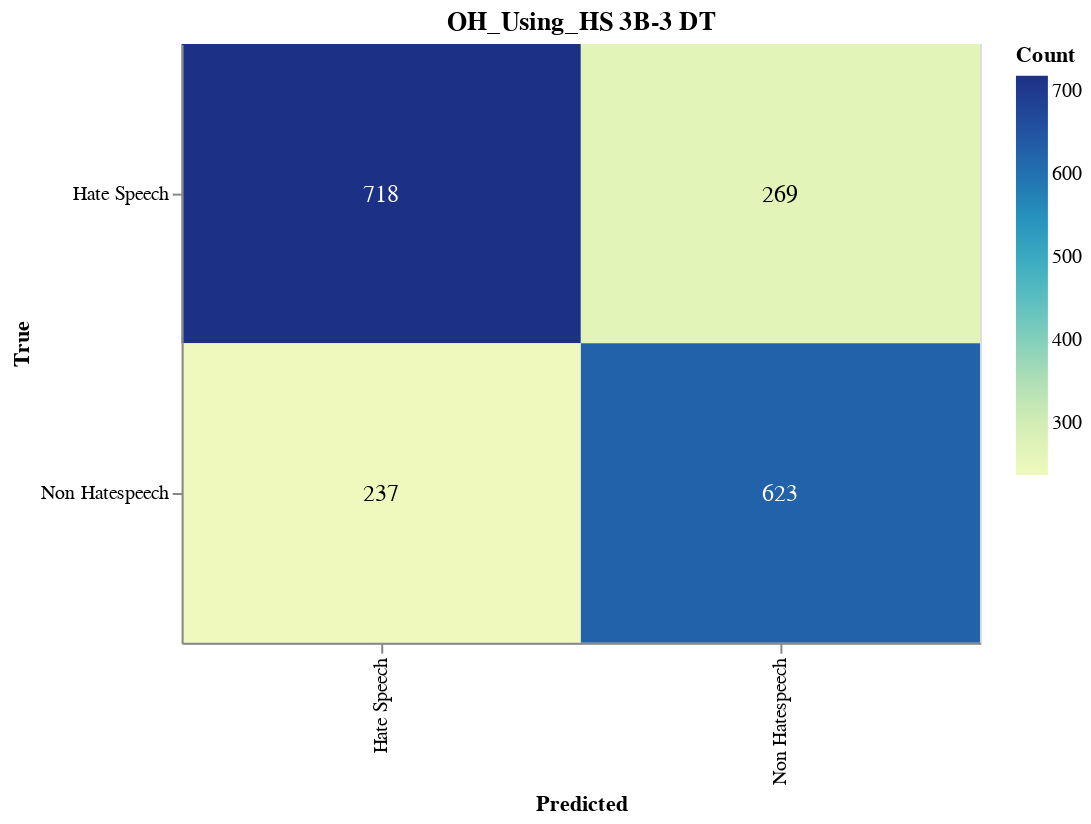

Here is the notebook cell this chart was saved with:
### Markdown cell above
#### Save Confusion Matrix

### Code cell
import altair as alt
import pandas as pd
from sklearn.metrics import confusion_matrix

# Calculate the confusion matrix
cm = confusion_matrix(true_labels, adjusted_predictions)

# Define class names
class_names = ['Hate Speech', 'Non Hatespeech']

# Convert confusion matrix to DataFrame
cm_df = pd.DataFrame(cm, index=class_names, columns=class_names).reset_index().melt(id_vars='index')
cm_df.columns = ['True', 'Predicted', 'Count']

# Ensure the order of categories
cm_df['True'] = pd.Categorical(cm_df['True'], categories=class_names, ordered=True)
cm_df['Predicted'] = pd.Categorical(cm_df['Predicted'], categories=class_names, ordered=True)

# Create the Altair plot
heatmap = alt.Chart(cm_df).mark_rect().encode(
    x=alt.X('Predicted:O', sort=class_names),
    y=alt.Y('True:O', sort=class_names),
    color='Count:Q',
    tooltip=['True', 'Predicted', 'Count']
).properties(
    width=400,
    height=300,
    title='OH_Using_HS 3B-3 DT'
)

# Add text labels
text = heatmap.mark_text(
    align='center',
    baseline='middle',
    fontSize=12
).encode(
    text='Count:Q',
    color=alt.condition(
        alt.datum.Count > cm.max() / 2,
        alt.value('white'),
        alt.value('black')
    )
)

# Combine heatmap and text
final_chart = heatmap + text

# Display the plot
final_chart.show()

### Figure 1 — Vega-Lite specification as saved in the notebook (floating-point values rounded to 4 significant figures)
{"config": {"view": {"continuousWidth": 300, "continuousHeight": 300}}, "layer": [{"mark": {"type": "rect"}, "encoding": {"color": {"field": "Count", "type": "quantitative"}, "tooltip": [{"field": "True", "type": "ordinal"}, {"field": "Predicted", "type": "ordinal"}, {"field": "Count", "type": "quantitative"}], "x": {"field": "Predicted", "sort": ["Hate Speech", "Non Hatespeech"], "type": "ordinal"}, "y": {"field": "True", "sort": ["Hate Speech", "Non Hatespeech"], "type": "ordinal"}}, "title": "OH_Using_HS 3B-3 DT"}, {"mark": {"type": "text", "align": "center", "baseline": "middle", "fontSize": 12}, "encoding": {"color": {"condition": {"test": "(datum.Count > 359.0)", "value": "white"}, "value": "black"}, "text": {"field": "Count", "type": "quantitative"}, "tooltip": [{"field": "True", "type": "ordinal"}, {"field": "Predicted", "type": "ordinal"}, {"field": "Count", "type": "quantitative"}], "x": {"field": "Predicted", "sort": ["Hate Speech", "Non Hatespeech"], "type": "ordinal"}, "y": {"field": "True", "sort": ["Hate Speech", "Non Hatespeech"], "type": "ordinal"}}, "title": "OH_Using_HS 3B-3 DT"}], "data": {"name": "data-29c247de8f277921c44bae045ba8343e"}, "height": 300, "width": 400, "$schema": "https://vega.github.io/schema/vega-lite/v5.17.0.json", "datasets": {"data-29c247de8f277921c44bae045ba8343e": [{"True": "Hate Speech", "Predicted": "Hate Speech", "Count": 718}, {"True": "Non Hatespeech", "Predicted": "Hate Speech", "Count": 237}, {"True": "Hate Speech", "Predicted": "Non Hatespeech", "Count": 269}, {"True": "Non Hatespeech", "Predicted": "Non Hatespeech", "Count": 623}]}}
